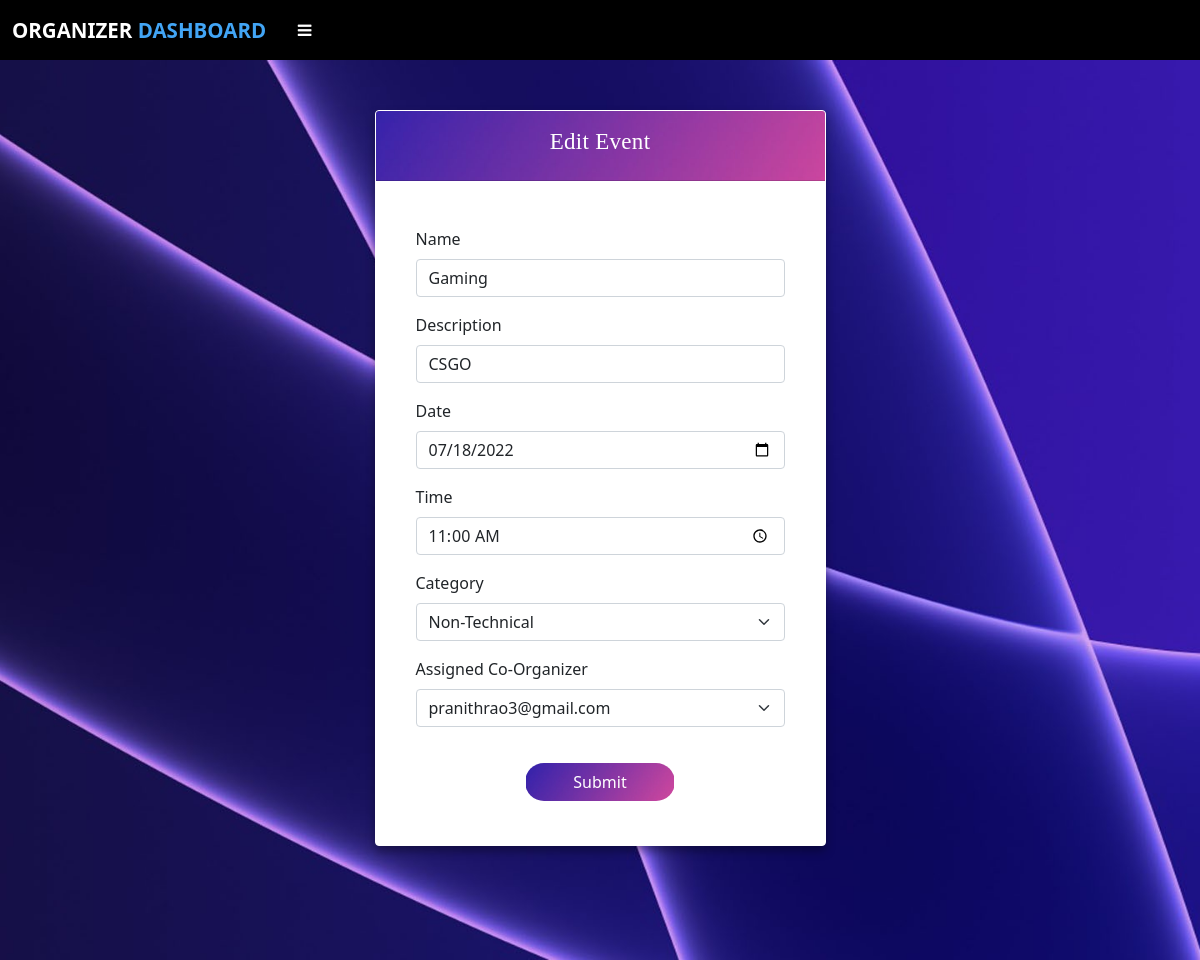
The app's page /edit_event/1 (signed in) with its own data.
### app.py (models this page shows, shortened)
class Event(db.Model):
    id = db.Column(db.Integer,primary_key=True)
    name = db.Column(db.String(50),nullable=False)
    description = db.Column(db.String(255),nullable=False)
    date = db.Column(db.String(50), nullable=False)
    time = db.Column(db.String(50), nullable=False)
    category = db.Column(db.String(50),nullable=False)
    coorg_mail = db.Column(db.String(80),db.ForeignKey('coorganizer.email'))
    org_id = db.Column(db.Integer,db.ForeignKey('organizer.id'))
    participant_id=db.relationship('Participant',cascade="all,delete",backref='participants')
    judge_event_id=db.relationship('Judge',cascade="all,delete",backref='ownersj')
    part_event_id=db.relationship('Plist',cascade="all,delete",backref='ownersjp')

### app.py (the view)
@app.route("/edit_event/<int:id>",methods=['GET','POST'])
def edit_event(id):
    if 'organizer' in session:
        event = Event.query.filter_by(id=id).first()
        get_coOrganizer_data = Coorganizer.query.all()
        if session['organizer_id'] == int(event.org_id):
            return render_template('edit_event.html',data=event,coorg = get_coOrganizer_data)
        else:
            flash("You can only edit the events added by you","error")
            return redirect(url_for('view_event'))
    else:
        flash("Session Expired","error")
        return redirect(url_for('organizer_log'))

### templates/edit_event.html (shortened to what this page needs)
{% extends "organizer_layout.html" %}
{% block head %} {{ super() }}
{% endblock %}
{% block content %}
<div
  style="
    background: url('../static/background.avif') no-repeat;
    background-size: cover;
    background-position: center;
    height: 900px;
  "
>
  <div class="container">
    <div class="row justify-content-center">
      <div class="col-sm-5">
        <div class="card">
          <div class="card-header">
            <p style="margin-top: 6px">Edit Event</p>
          </div>
          <div class="card-body">
            <div class="container mb-2">
              <div class="row justify-content-center">
                <form action="/editevent/{{data.id}}" method="POST">
                  <div class="mb-3" style="margin-top: 30px">
                    <label class="form-label">Name</label>
                    <input
                      type="text"
                      class="form-control"
                      name="name"
                      value="{{data.name}}"
                      required
                    />
                  </div>
                  <div class="mb-3">
                    <label class="form-label">Description</label>
                    <input
                      name="description"
                      type="text"
                      value="{{data.description}}"
                      class="form-control"
                      required
                    />
                  </div>
                  <div class="mb-3">
                    <label class="form-label">Date</label>
                    <input
                      type="date"
                      class="form-control"
                      value="{{data.date}}"
                      name="date"
                      required
                    />
                  </div>
                  <div class="mb-3">
                    <label class="form-label">Time</label>
                    <input
                      type="time"
                      value="{{data.time}}"
                      class="form-control"
                      name="time"
                      required
                    />
                  </div>
                  <div class="mb-3">
                    <label class="form-label">Category</label>
                    <select class="form-select" name="category" required>
                      <option value="{{data.category}}" selected>
                        {{data.category}}
                      </option>
                    </select>
                  </div>
                  <div class="mb-3">
                    <label class="form-label">Assigned Co-Organizer</label>
                    <select class="form-select" name="co-organizer" required>
                      <option value="{{data.coorg_mail}}" selected>
                        {{data.coorg_mail}}
                      </option>
                    </select>
                  </div>
                  <div class="row justify-content-center">
                    <button type="submit" id="button1" class="btn btn-primarys">
                      Submit
                    </button>
                  </div>
                </form>
              </div>
            </div>
          </div>
        </div>
      </div>
    </div>
  </div>
  {% endblock %}

### templates/edit_event.html (style rules this page uses)
.card { margin-top: 50px; }
#button1 { margin-top: 20px; width: 150px; border-radius: 50px; background: url("../static/back1.jpg") no-repeat; background-position: center; background-size: cover; color: white; margin-bottom: 20px; }
.card-header { background: url("../static/back1.jpg") no-repeat; background-position: center; background-size: cover; height: 70px; font-family: Bahnschrift SemiBold; text-decoration: none; color: white; text-align: center; font-size: 28px; }

### templates/organizer_layout.html (style rules this page uses)
body { font-family: "Roboto" sans-serif; background-color: #f2f3f4; }
* { margin: 0; padding: 0; text-decoration: none; list-style: none; }
.card-header { background-color: #1976d2; text-align: center; font-weight: 500; color: white; font-size: 23px; letter-spacing: 0.3px; font-family: Bahnschrift SemiBold; }
.card { border: solid 1px white; box-shadow: rgba(0, 0, 0, 0.35) 0px 5px 10px; }

### records on screen
Event: name "Gaming", description "CSGO", date "07/18/2022", time "11:00", category "Non-Technical", co-organizer "pranithrao3@gmail.com"
